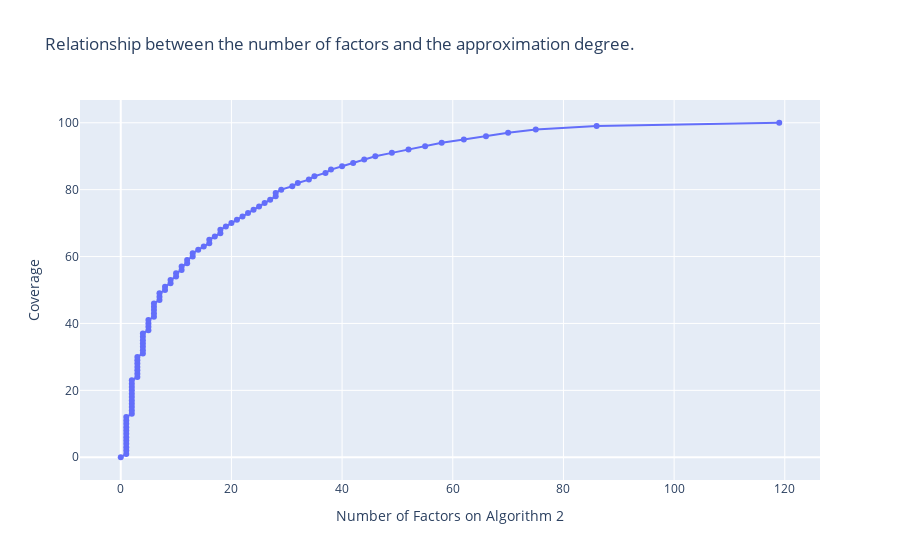

The notebook cell saved with this chart:
### Code cell
import plotly.express as px

coverages *= 100 #scale coverages for plotting

fig = px.line(x=number_of_factors,y=coverages,markers=True, title='Relationship between the number of factors and the approximation degree.', labels={
                     "x": "Number of Factors on Algorithm 2",
                     "y": "Coverage",
                 })
fig.show()

### Figure 1 — Plotly figure (JSON) as saved in the notebook; plotly's stock layout.template omitted (floating-point values rounded to 4 significant figures)
{"data": [{"hovertemplate": "Number of Factors on Algorithm 2=%{x}<br>Coverage=%{y}<extra></extra>", "legendgroup": "", "line": {"color": "#636efa", "dash": "solid"}, "marker": {"symbol": "circle"}, "mode": "markers+lines", "name": "", "orientation": "v", "showlegend": false, "type": "scatter", "x": [0, 1, 1, 1, 1, 1, 1, 1, 1, 1, 1, 1, 1, 2, 2, 2, 2, 2, 2, 2, 2, 2, 2, 2, 3, 3, 3, 3, 3, 3, 3, 4, 4, 4, 4, 4, 4, 4, 5, 5, 5, 5, 6, 6, 6, 6, 6, 7, 7, 7, 8, 8, 9, 9, 10, 10, 11, 11, 12, 12, 13, 13, 14, 15, 16, 16, 17, 18, 18, 19, 20, 21, 22, 23, 24, 25, 26, 27, 28, 28, 29, 31, 32, 34, 35, 37, 38, 40, 42, 44, 46, 49, 52, 55, 58, 62, 66, 70, 75, 86, 119], "xaxis": "x", "y": [0, 1, 2, 3, 4, 5, 6, 7.0, 8, 9, 10, 11, 12, 13, 14.0, 15, 16, 17, 18, 19, 20, 21, 22, 23, 24, 25, 26, 27, 28.0, 29.0, 30, 31, 32, 33, 34, 35, 36, 37, 38, 39, 40, 41, 42, 43, 44, 45, 46, 47, 48, 49, 50, 51, 52, 53, 54, 55.0, 56.0, 57.0, 58.0, 59, 60, 61, 62, 63, 64, 65, 66, 67, 68, 69, 70, 71, 72, 73, 74, 75, 76, 77, 78, 79, 80, 81, 82, 83, 84, 85, 86, 87, 88, 89, 90, 91, 92, 93, 94, 95, 96, 97, 98, 99, 100], "yaxis": "y"}], "layout": {"legend": {"tracegroupgap": 0}, "title": {"text": "Relationship between the number of factors and the approximation degree."}, "xaxis": {"anchor": "y", "domain": [0, 1], "title": {"text": "Number of Factors on Algorithm 2"}}, "yaxis": {"anchor": "x", "domain": [0, 1], "title": {"text": "Coverage"}}}}
